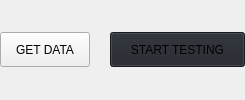
                               <widget class="QFrame" name="frame_52">
                                <property name="minimumSize">
                                 <size>
                                  <width>0</width>
                                  <height>71</height>
                                 </size>
                                </property>
                                <property name="frameShape">
                                 <enum>QFrame::NoFrame</enum>
                                </property>
                                <property name="frameShadow">
                                 <enum>QFrame::Raised</enum>
                                </property>
                                <layout class="QHBoxLayout" name="horizontalLayout_29">
                                 <property name="spacing">
                                  <number>0</number>
                                 </property>
                                 <property name="leftMargin">
                                  <number>0</number>
                                 </property>
                                 <property name="topMargin">
                                  <number>0</number>
                                 </property>
                                 <property name="rightMargin">
                                  <number>0</number>
                                 </property>
                                 <property name="bottomMargin">
                                  <number>0</number>
                                 </property>
                                 <item alignment="Qt::AlignRight">
                                  <widget class="QFrame" name="testDatasetButtons">
                                   <property name="styleSheet">
                                    <string notr="true"/>
                                   </property>
                                   <property name="frameShape">
                                    <enum>QFrame::NoFrame</enum>
                                   </property>
                                   <property name="frameShadow">
                                    <enum>QFrame::Raised</enum>
                                   </property>
                                   <layout class="QHBoxLayout" name="horizontalLayout_30">
                                    <property name="spacing">
                                     <number>20</number>
                                    </property>
                                    <property name="leftMargin">
                                     <number>0</number>
                                    </property>
                                    <property name="topMargin">
                                     <number>0</number>
                                    </property>
                                    <property name="rightMargin">
                                     <number>0</number>
                                    </property>
                                    <property name="bottomMargin">
                                     <number>0</number>
                                    </property>
                                    <item>
                                     <widget class="QPushButton" name="btn_getData">
                                      <property name="minimumSize">
                                       <size>
                                        <width>90</width>
                                        <height>35</height>
                                       </size>
                                      </property>
                                      <property name="text">
                                       <string>GET DATA</string>
                                      </property>
                                     </widget>
                                    </item>
                                    <item>
                                     <widget class="QPushButton" name="btn_startTesting">
                                      <property name="minimumSize">
                                       <size>
                                        <width>135</width>
                                        <height>35</height>
                                       </size>
                                      </property>
                                      <property name="styleSheet">
                                       <string notr="true">* { background: rgb(33, 37, 43);}</string>
                                      </property>
                                      <property name="text">
                                       <string>START TESTING</string>
                                      </property>
                                     </widget>
                                    </item>
                                   </layout>
                                  </widget>
                                 </item>
                                </layout>
                               </widget>
